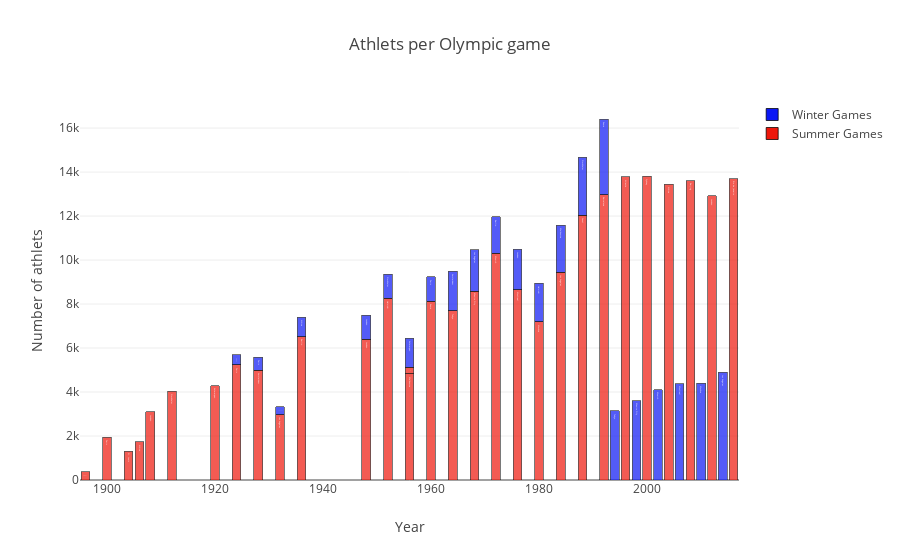

The cell this chart's notebook holds for it:
### Markdown cell above
With this view is easier to see how the Olympic events are scheduled together from 1924 and separated starting from 1999.

We also display the city name in the small popup that appears when hover over the bars, beside the `Season`. 

In the following graph we play a bit more with the options for display for `go.Bar`. 

We will use the options to define color, opacity, margins for each barplot. 

As well, we change the layout to display the bars stacked (to see also the total number of athlets per Game, where there are two different games each year).

### Code cell
traceS = go.Bar(
    x = dfS['Year'],y = dfS['Athlets'],
    name="Summer Games",
     marker=dict(
                color='rgb(238,23,11)',
                line=dict(
                    color='black',
                    width=0.75),
                opacity=0.7,
            ),
    text=dfS['City'],
    
)
traceW = go.Bar(
    x = dfW['Year'],y = dfW['Athlets'],
    name="Winter Games",
    marker=dict(
                color='rgb(11,23,245)',
                line=dict(
                    color='black',
                    width=0.75),
                opacity=0.7,
            ),
    text=dfS['City']
)

data = [traceS, traceW]
layout = dict(title = 'Athlets per Olympic game',
          xaxis = dict(title = 'Year', showticklabels=True), 
          yaxis = dict(title = 'Number of athlets'),
          hovermode = 'compare',
          barmode='stack'
         )
fig = dict(data=data, layout=layout)
iplot(fig, filename='events-athlets4')

### Figure 1 — Plotly figure (JSON) as saved in the notebook; plotly's stock layout.template omitted (floating-point values rounded to 4 significant figures)
{"data": [{"marker": {"color": "rgb(238,23,11)", "line": {"color": "black", "width": 0.75}, "opacity": 0.7}, "name": "Summer Games", "text": ["Athina", "Paris", "St. Louis", "Athina", "London", "Stockholm", "Antwerpen", "Paris", "Amsterdam", "Los Angeles", "Berlin", "London", "Helsinki", "Melbourne", "Stockholm", "Roma", "Tokyo", "Mexico City", "Munich", "Montreal", "Moskva", "Los Angeles", "Seoul", "Barcelona", "Atlanta", "Sydney", "Athina", "Beijing", "London", "Rio de Janeiro"], "type": "bar", "x": [1896, 1900, 1904, 1906, 1908, 1912, 1920, 1924, 1928, 1932, 1936, 1948, 1952, 1956, 1956, 1960, 1964, 1968, 1972, 1976, 1980, 1984, 1988, 1992, 1996, 2000, 2004, 2008, 2012, 2016], "y": [380, 1936, 1301, 1733, 3101, 4040, 4292, 5233, 4992, 2969, 6506, 6405, 8270, 4829, 298, 8119, 7702, 8588, 10304, 8641, 7191, 9454, 12037, 12977, 13780, 13821, 13443, 13602, 12920, 13688]}, {"marker": {"color": "rgb(11,23,245)", "line": {"color": "black", "width": 0.75}, "opacity": 0.7}, "name": "Winter Games", "text": ["Athina", "Paris", "St. Louis", "Athina", "London", "Stockholm", "Antwerpen", "Paris", "Amsterdam", "Los Angeles", "Berlin", "London", "Helsinki", "Melbourne", "Stockholm", "Roma", "Tokyo", "Mexico City", "Munich", "Montreal", "Moskva", "Los Angeles", "Seoul", "Barcelona", "Atlanta", "Sydney", "Athina", "Beijing", "London", "Rio de Janeiro"], "type": "bar", "x": [1924, 1928, 1932, 1936, 1948, 1952, 1956, 1960, 1964, 1968, 1972, 1976, 1980, 1984, 1988, 1992, 1994, 1998, 2002, 2006, 2010, 2014], "y": [460, 582, 352, 895, 1075, 1088, 1307, 1116, 1778, 1891, 1655, 1861, 1746, 2134, 2639, 3436, 3160, 3605, 4109, 4382, 4402, 4891]}], "layout": {"barmode": "stack", "hovermode": "compare", "title": "Athlets per Olympic game", "xaxis": {"showticklabels": true, "title": "Year"}, "yaxis": {"title": "Number of athlets"}}}
